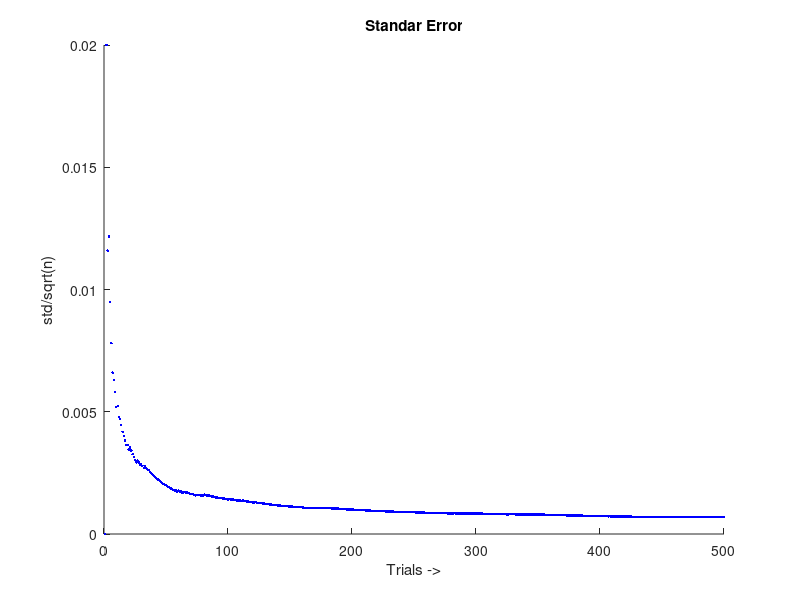
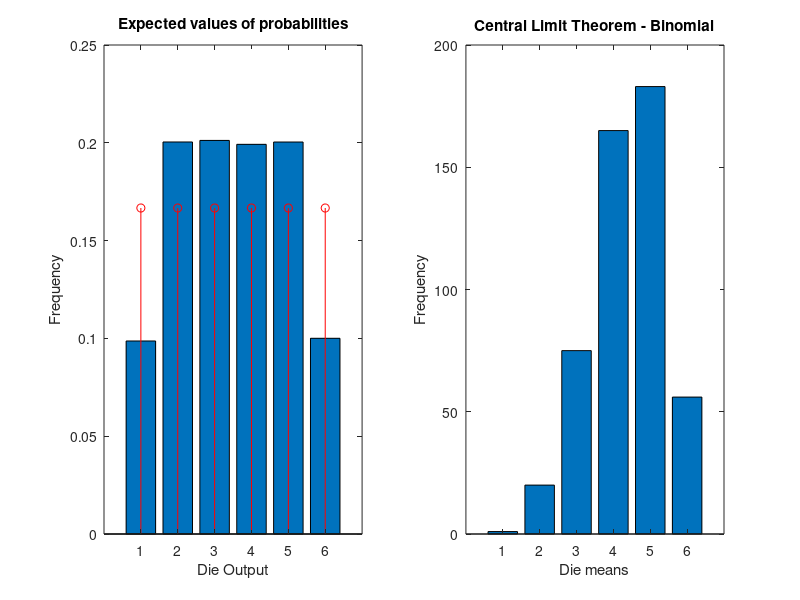

The MATLAB source for these figures, in order: (Note: this script raises an error after producing the figures.)
%-------------------------------------------------------------------------%
%  Master thesis : Research and development on Deep Learning techniques   %
%                  in the field of computer vision                        %
%  File          : MC_Roll_die.m                                          %
%  Description   : Rolling a Die approximation                            %
%  Author        : Monachopoulos Konstantinos                              %
%-------------------------------------------------------------------------%

clc;clear;close all;

die_out_history=[];

for i = 1:500 % Repeat 500 times
    
    for j = 1:100 % Roll the die 100 times 
        rnd_die_out(j) = 1+round(5*rand());
    end
    
    % Keep the means
     die_avr(i) = mean(rnd_die_out);

    % Save the rolling outputs
    die_out_history = [die_out_history rnd_die_out];  
    
    % Plot Std Error
    hold on
    plot(i,sqrt(var(die_avr))/sqrt(i*j),'b.');
    hold off
    pause(0.01)
    
    title('Standar Error')
    xlabel('Trials ->')
    ylabel('std/sqrt(n)')
end

% Expected values through the experiement
figure;
Exp=hist(die_out_history,6);
subplot(1,2,1),bar(Exp/(i*j));
title('Expected values of probabilities')
xlabel('Die Output')
ylabel('Frequency')
hold on;
stem(1:6,ones(1,6)*1/6,'r')
hold off

% Central Limit Theorem
CLT=hist(die_avr, 6);
subplot(1,2,2),bar(CLT);
title('Central Limit Theorem - Binomial')
xlabel('Die means')
ylabel('Frequency')
suptitle('Rolling a die Distribution Aproximation')

% Print the Results
fprintf('Mean  is %.3f\n',mean(die_avr)) ;
fprintf('Variance  is %.3f\n',var(die_avr));
fprintf('Standar error is %.3f\n',sqrt(var(die_avr))/sqrt(i*j));